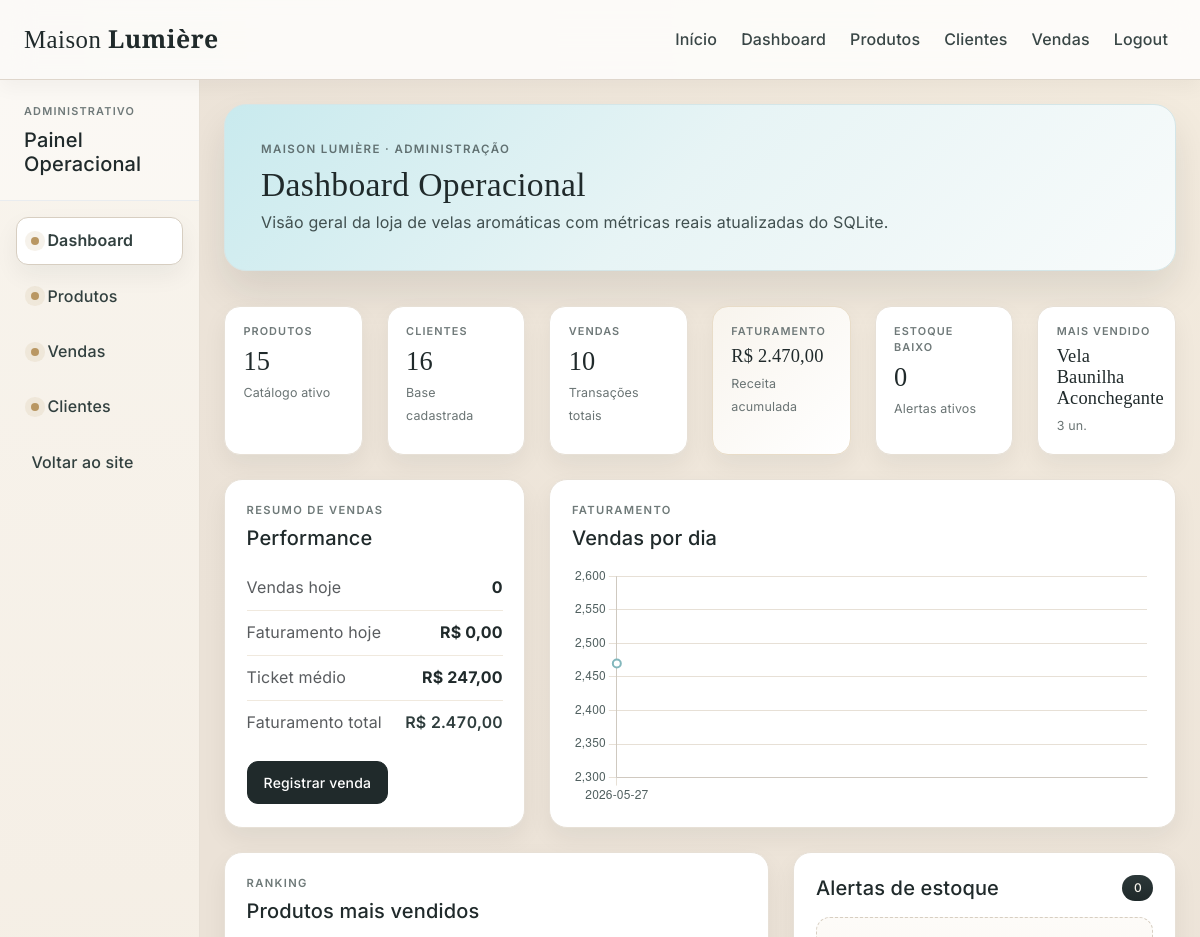
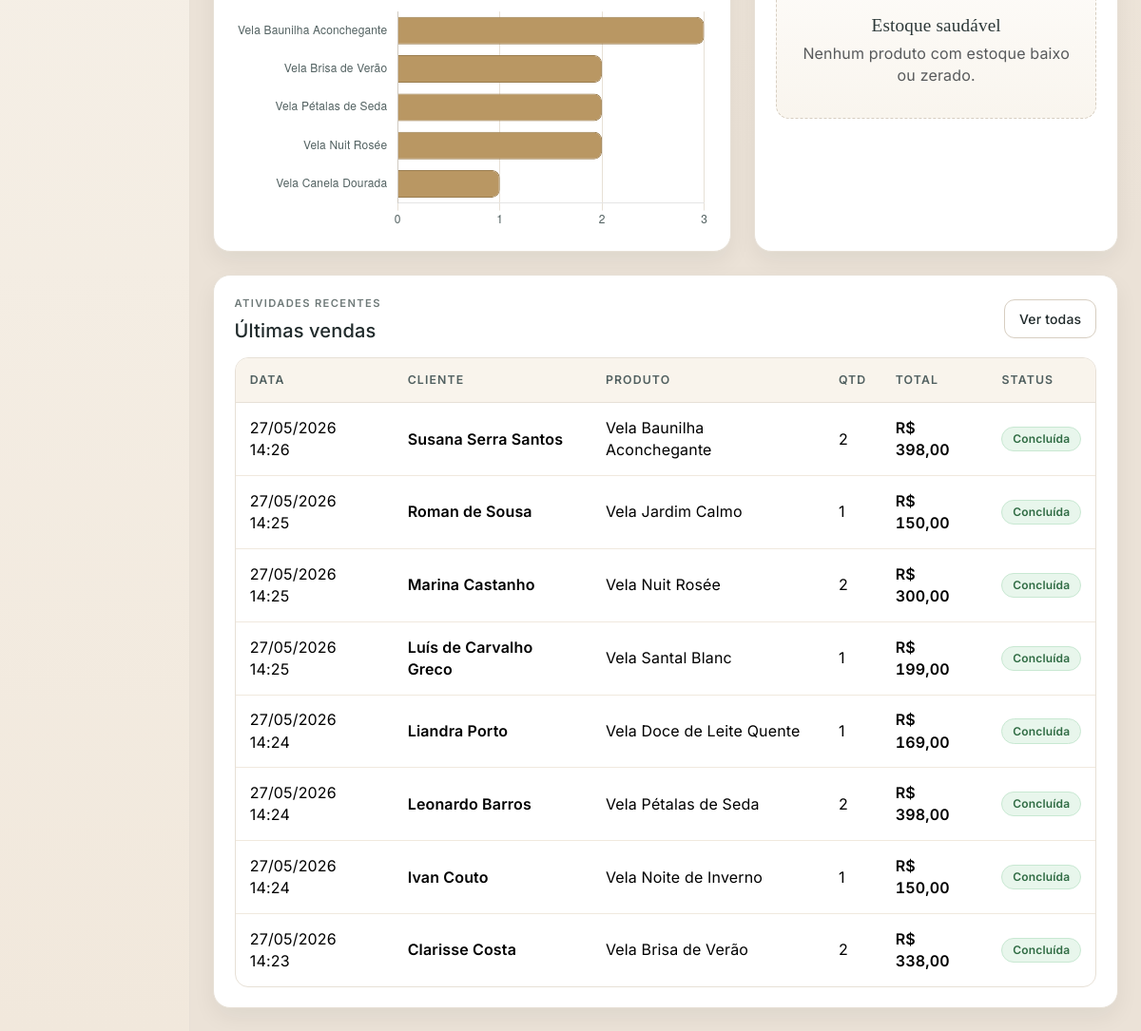
/dashboard (signed in), run on the app's committed database (2 pictures, top to bottom).
### tables this page shows
CREATE TABLE produto (
  id INTEGER PRIMARY KEY AUTOINCREMENT,
  nome TEXT,
  aroma TEXT,
  preco REAL,
  estoque INTEGER,
  descricao TEXT
);

CREATE TABLE vendas (
            id INTEGER PRIMARY KEY AUTOINCREMENT,
            cliente_id INTEGER NOT NULL,
            produto_id INTEGER NOT NULL,
            quantidade INTEGER NOT NULL,
            valor_total REAL NOT NULL,
            data_venda TEXT NOT NULL DEFAULT (datetime('now', 'localtime')),
            FOREIGN KEY (cliente_id) REFERENCES cliente(id),
            FOREIGN KEY (produto_id) REFERENCES produto(id)
        );

CREATE TABLE "cliente" (
	"id"	INTEGER,
	"nome"	TEXT,
	"email"	TEXT,
	"senha"	TEXT,
	"telefone"	TEXT,
	"cidade"	TEXT,
	PRIMARY KEY("id" AUTOINCREMENT)
);

### app.py (the view)
@app.route('/dashboard')
@login_required
def dashboard():
    dados = obter_dados_dashboard()
    return render_template("dashboard.html", **dados)

### app.py (called while the page is built)
def conectar():
    conn = sqlite3.connect("loja_velas.db")
    conn.row_factory = sqlite3.Row
    return conn

@login_manager.user_loader
def carregar_usuario(user_id):
    conn = conectar()
    cursor = conn.cursor()
    cursor.execute("SELECT id, nome, email FROM usuario WHERE id = ?", (user_id,))
    registro = cursor.fetchone()
    conn.close()
    if registro:
        return Usuario(registro["id"], registro["nome"], registro["email"])
    return None

def formatar_preco(valor):
    try:
        numero = float(str(valor).replace(",", "."))
    except (TypeError, ValueError):
        return str(valor)
    texto = f"{numero:,.2f}".replace(",", "X").replace(".", ",").replace("X", ".")
    return f"R$ {texto}"

def formatar_data_venda(valor):
    if not valor:
        return "-"
    for fmt in ("%Y-%m-%d %H:%M:%S", "%Y-%m-%d %H:%M"):
        try:
            return datetime.strptime(valor, fmt).strftime("%d/%m/%Y %H:%M")
        except ValueError:
            continue
    return str(valor)

### templates/dashboard.html (shortened to what this page needs)
{% extends 'layout/base.html' %}
{% block hero %}
<div class="hero-card">
  <p class="hero-kicker mb-2">Maison Lumière · Administração</p>
  <h1 class="hero-title mb-2">Dashboard Operacional</h1>
  <p class="hero-subtitle mb-0">Visão geral da loja de velas aromáticas com métricas reais atualizadas do SQLite.</p>
</div>
{% endblock %}
{% block content %}
<div class="row g-3 g-xl-4 mb-4">
  <div class="col-6 col-lg-4 col-xl-2">
    <article class="metric-card">
      <p class="metric-label">Produtos</p>
      <h3 class="metric-value">{{ total_produtos }}</h3>
      <span class="metric-foot">Catálogo ativo</span>
    </article>
  </div>
  <div class="col-6 col-lg-4 col-xl-2">
    <article class="metric-card">
      <p class="metric-label">Clientes</p>
      <h3 class="metric-value">{{ total_clientes }}</h3>
      <span class="metric-foot">Base cadastrada</span>
    </article>
  </div>
  <div class="col-6 col-lg-4 col-xl-2">
    <article class="metric-card">
      <p class="metric-label">Vendas</p>
      <h3 class="metric-value">{{ total_vendas }}</h3>
      <span class="metric-foot">Transações totais</span>
    </article>
  </div>
  <div class="col-6 col-lg-4 col-xl-2">
    <article class="metric-card metric-card-accent">
      <p class="metric-label">Faturamento</p>
      <h3 class="metric-value metric-value-sm">{{ faturamento_formatado }}</h3>
      <span class="metric-foot">Receita acumulada</span>
    </article>
  </div>
  <div class="col-6 col-lg-6 col-xl-2">
    <article class="metric-card">
      <p class="metric-label">Estoque baixo</p>
      <h3 class="metric-value">{{ alertas_estoque|length }}</h3>
      <span class="metric-foot">Alertas ativos</span>
    </article>
  </div>
  <div class="col-6 col-lg-6 col-xl-2">
    <article class="metric-card">
      <p class="metric-label">Mais vendido</p>
      {% if produto_mais_vendido %}
      <h3 class="metric-value metric-value-sm">{{ produto_mais_vendido.nome }}</h3>
      <span class="metric-foot">{{ produto_mais_vendido.quantidade }} un.</span>
      {% else %}
      <h3 class="metric-value">—</h3>
      <span class="metric-foot">Sem vendas ainda</span>
      {% endif %}
    </article>
  </div>
</div>
<div class="row g-4 mb-4">
  <div class="col-12 col-lg-4">
    <article class="surface-card h-100">
      <p class="card-kicker mb-2">Resumo de vendas</p>
      <h2 class="h5 mb-3">Performance</h2>
      <div class="resumo-item">
        <span class="text-muted">Vendas hoje</span>
        <strong>{{ resumo_vendas.hoje_quantidade }}</strong>
      </div>
      <div class="resumo-item">
        <span class="text-muted">Faturamento hoje</span>
        <strong>{{ resumo_vendas.hoje_total_formatado }}</strong>
      </div>
      <div class="resumo-item">
        <span class="text-muted">Ticket médio</span>
        <strong>{{ resumo_vendas.ticket_medio_formatado }}</strong>
      </div>
      <div class="resumo-item mb-0">
        <span class="text-muted">Faturamento total</span>
        <strong class="preco-cell">{{ faturamento_formatado }}</strong>
      </div>
      <a href="/vendas" class="btn btn-maison btn-sm mt-3">Registrar venda</a>
    </article>
  </div>
  <div class="col-12 col-lg-8">
    <article class="surface-card h-100">
      <p class="card-kicker mb-2">Faturamento</p>
      <h2 class="h5 mb-3">Vendas por dia</h2>
      {% if vendas_por_dia.labels %}
      <div class="dashboard-chart-wrap">
        <canvas id="chartVendasDia" height="120"></canvas>
      </div>
      {% else %}
      <div class="empty-state mb-0">
        <p class="empty-state-title mb-1">Sem dados de faturamento</p>
        <p class="text-muted mb-0">Registre vendas para visualizar o gráfico.</p>
      </div>
      {% endif %}
    </article>
  </div>
</div>
<div class="row g-4 mb-4">
  <div class="col-12 col-lg-7">
    <article class="surface-card h-100">
      <p class="card-kicker mb-2">Ranking</p>
      <h2 class="h5 mb-3">Produtos mais vendidos</h2>
      {% if top_produtos.labels %}
      <div class="dashboard-chart-wrap">
        <canvas id="chartTopProdutos" height="140"></canvas>
      </div>
      {% else %}
      <div class="empty-state mb-0">
        <p class="empty-state-title mb-1">Sem ranking disponível</p>
        <p class="text-muted mb-0">O gráfico aparece após as primeiras vendas.</p>
      </div>
      {% endif %}
    </article>
  </div>
  <div class="col-12 col-lg-5">
    <article class="surface-card h-100">
      <div class="d-flex justify-content-between align-items-center mb-3">
        <h2 class="h5 mb-0">Alertas de estoque</h2>
        <span class="badge maison-badge">{{ alertas_estoque|length }}</span>
      </div>
      {% if alertas_estoque %}
      <ul class="alertas-lista list-unstyled mb-0">
        {% for item in alertas_estoque %}
        <li class="alerta-item">
          <div>
            <p class="mb-0 fw-semibold">{{ item.nome }}</p>
            <small class="text-muted">{{ item.aroma }} · {{ item.estoque }} un.</small>
          </div>
          <span class="badge {{ item.status_classe }}">{{ item.status_rotulo }}</span>
        </li>
        {% endfor %}
      </ul>
      <a href="/produtos" class="btn btn-maison-ghost btn-sm mt-3">Gerenciar produtos</a>
      {% else %}
      <div class="empty-state mb-0">
        <p class="empty-state-title mb-1">Estoque saudável</p>
        <p class="text-muted mb-0">Nenhum produto com estoque baixo ou zerado.</p>
      </div>
      {% endif %}
    </article>
  </div>
</div>
<div class="row g-4">
  <div class="col-12">
    <article class="surface-card">
      <div class="d-flex flex-column flex-md-row justify-content-between align-items-md-center gap-3 mb-3">
        <div>
          <p class="card-kicker mb-2">Atividades recentes</p>
          <h2 class="h5 mb-0">Últimas vendas</h2>
        </div>
        <a href="/vendas" class="btn btn-maison-ghost btn-sm">Ver todas</a>
      </div>
      {% if vendas_recentes %}
      <div class="table-responsive maison-table-wrap">
        <table class="table maison-table align-middle mb-0">
          <thead>
            <tr>
              <th>Data</th>
              <th>Cliente</th>
              <th>Produto</th>
              <th>Qtd</th>
              <th>Total</th>
              <th>Status</th>
            </tr>
          </thead>
          <tbody>
            {% for v in vendas_recentes %}
            <tr>
              <td>{{ v.data_formatada }}</td>
              <td class="fw-semibold">{{ v.cliente_nome }}</td>
              <td>{{ v.produto_nome }}</td>
              <td>{{ v.quantidade }}</td>
              <td class="preco-cell">{{ v.valor_total_formatado }}</td>
              <td><span class="badge badge-venda-ok">Concluída</span></td>
            </tr>
            {% endfor %}
          </tbody>
        </table>
      </div>
      {% else %}
      <div class="empty-state">
        <p class="empty-state-title mb-1">Nenhuma atividade recente</p>
        <p class="text-muted mb-0">As vendas registradas aparecerão aqui automaticamente.</p>
      </div>
      {% endif %}
    </article>
  </div>
</div>
{% endblock %}
{% block scripts %}
<script>
  (function () {
    var cores = {
      linha: '#83b7bc',
      linhaFill: 'rgba(131, 183, 188, 0.18)',
      barra: '#b99763',
      barraBorda: '#9a7d4f',
      texto: '#516060',
      grade: '#e7e0d6'
    };
    var labelsDia = {{ vendas_por_dia.labels|tojson }};
    var valoresDia = {{ vendas_por_dia.valores|tojson }};
    if (labelsDia.length && document.getElementById('chartVendasDia')) {
      new Chart(document.getElementById('chartVendasDia'), {
        type: 'line',
        data: {
          labels: labelsDia,
          datasets: [{
            label: 'Faturamento (R$)',
            data: valoresDia,
            borderColor: cores.linha,
            backgroundColor: cores.linhaFill,
            fill: true,
            tension: 0.35,
            pointRadius: 4,
            pointBackgroundColor: '#fff',
            pointBorderColor: cores.linha,
            pointBorderWidth: 2
          }]
        },
        options: {
          responsive: true,
          maintainAspectRatio: false,
          plugins: { legend: { display: false } },
          scales: {
            x: { ticks: { color: cores.texto }, grid: { color: cores.grade } },
            y: { ticks: { color: cores.texto }, grid: { color: cores.grade } }
          }
        }
      });
    }
    var labelsTop = {{ top_produtos.labels|tojson }};
    var qtdTop = {{ top_produtos.quantidades|tojson }};
    if (labelsTop.length && document.getElementById('chartTopProdutos')) {
      new Chart(document.getElementById('chartTopProdutos'), {
        type: 'bar',
        data: {
          labels: labelsTop,
          datasets: [{
            label: 'Unidades vendidas',
            data: qtdTop,
            backgroundColor: cores.barra,
            borderColor: cores.barraBorda,
            borderWidth: 1,
            borderRadius: 8
          }]
        },
        options: {
          responsive: true,
          maintainAspectRatio: false,
          indexAxis: 'y',
          plugins: { legend: { display: false } },
          scales: {
            x: { ticks: { color: cores.texto, stepSize: 1 }, grid: { color: cores.grade } },
            y: { ticks: { color: cores.texto }, grid: { display: false } }
          }
        }
      });
    }
  })();
</script>
{% endblock %}

### static/css/main.css (style rules this page uses)
:root { --maison-bg: #ebe2d7; --maison-surface: #f7f4ef; --maison-card: #ffffff; --maison-primary: #202a2b; --maison-secondary: #6a7474; --maison-accent: #b99763; --maison-accent-soft: #f4ebdc; --maison-border: #e7e0d6; --maison-border-strong: #d7cec1; --maison-shadow-sm: 0 10px 24px rgba(23, 31, 32, 0.06); --maison-shadow-md: 0 20px 38px rgba(23, 31, 32, 0.1); }
* { box-sizing: border-box; }
body.maison-body { font-family: "Inter", Arial, sans-serif; background: radial-gradient(circle at top right, #f4ecdf 0%, var(--maison-bg) 50%); color: var(--maison-primary); line-height: 1.45; letter-spacing: 0.01em; }
.hero-card { background: linear-gradient(135deg, #c9eaee 0%, #e7f4f5 48%, #f8fbfb 100%); border: 1px solid #d4e6e8; border-radius: 22px; padding: 2.25rem; box-shadow: var(--maison-shadow-md); }
.hero-kicker { text-transform: uppercase; letter-spacing: 0.12em; font-size: 0.72rem; font-weight: 600; color: #617172; }
.hero-title { font-family: "Playfair Display", Georgia, serif; font-size: clamp(1.95rem, 2.8vw, 3.2rem); line-height: 1.12; letter-spacing: 0.01em; }
.hero-subtitle { color: #415050; max-width: 64ch; }
.surface-card { background: var(--maison-card); border: 1px solid var(--maison-border); border-radius: 18px; padding: 1.35rem; box-shadow: var(--maison-shadow-sm); transition: transform 0.22s ease, box-shadow 0.22s ease, border-color 0.22s ease; }
.card-kicker { text-transform: uppercase; font-size: 0.7rem; letter-spacing: 0.12em; color: #6f7a79; font-weight: 600; }
.btn-maison { background: var(--maison-primary); color: #fff; border: 1px solid var(--maison-primary); border-radius: 11px; padding: 0.63rem 1rem; font-weight: 500; transition: all 0.22s ease; }
.maison-badge { background: linear-gradient(180deg, #2c3839 0%, #1f292a 100%); color: #f6f3ec; font-weight: 500; border-radius: 999px; padding: 0.45rem 0.72rem; letter-spacing: 0.01em; }
.btn-maison-ghost { background: #fff; color: var(--maison-primary); border: 1px solid var(--maison-border-strong); border-radius: 11px; padding: 0.58rem 0.95rem; font-weight: 500; text-decoration: none; transition: all 0.22s ease; }
.preco-cell { font-variant-numeric: tabular-nums; font-weight: 600; color: #2f3d3d; }
.badge-venda-ok { background: #e8f6ec; color: #2f6b43; border: 1px solid #c8e8d2; font-weight: 600; border-radius: 999px; padding: 0.38rem 0.68rem; }
.maison-table-wrap { border: 1px solid var(--maison-border); border-radius: 14px; overflow-x: auto; overflow-y: hidden; -webkit-overflow-scrolling: touch; background: #fff; max-width: 100%; }
.maison-table { --bs-table-bg: transparent; --bs-table-hover-bg: rgba(248, 242, 232, 0.56); margin: 0; min-width: 720px; width: 100%; }
.maison-table thead th { background: #f9f4ec; color: #516060; font-size: 0.77rem; font-weight: 600; text-transform: uppercase; letter-spacing: 0.09em; border-bottom: 1px solid var(--maison-border); padding: 0.9rem 0.95rem; }
.maison-table tbody td { border-bottom: 1px solid #f0e9de; padding: 0.92rem 0.95rem; vertical-align: middle; }
.maison-table tbody tr:last-child td { border-bottom: 0; }
.empty-state { border: 1px dashed var(--maison-border-strong); border-radius: 14px; background: linear-gradient(180deg, #fdfbf8 0%, #f9f5ee 100%); padding: 2rem 1.2rem; text-align: center; }
.empty-state-title { font-family: "Playfair Display", Georgia, serif; color: #2d3939; font-size: 1.2rem; }
.metric-card { background: var(--maison-card); border: 1px solid var(--maison-border); border-radius: 16px; padding: 1.1rem 1.15rem; height: 100%; box-shadow: var(--maison-shadow-sm); transition: transform 0.22s ease, box-shadow 0.22s ease, border-color 0.22s ease; }
.metric-card-accent { background: linear-gradient(135deg, #f8f4ed 0%, #fff 100%); border-color: #e8dcc8; }
.metric-label { text-transform: uppercase; letter-spacing: 0.1em; font-size: 0.68rem; font-weight: 600; color: #6f7979; margin-bottom: 0.35rem; }
.metric-value { font-family: "Playfair Display", Georgia, serif; font-size: 1.65rem; line-height: 1.15; margin-bottom: 0.25rem; color: var(--maison-primary); }
.metric-value-sm { font-size: 1.15rem; }
.metric-foot { font-size: 0.78rem; color: var(--maison-secondary); }
.resumo-item { display: flex; justify-content: space-between; align-items: center; padding: 0.65rem 0; border-bottom: 1px solid #f0e9de; }
.resumo-item:last-of-type { border-bottom: 0; }
.dashboard-chart-wrap { position: relative; min-height: 220px; height: 240px; }

### data on the page
produto: nome "Vela Baunilha Aconchegante"
vendas: data_formatada "27/05/2026 14:26", cliente_nome "Susana Serra Santos", produto_nome "Vela Baunilha Aconchegante", quantidade "2", valor_total_formatado "R$ 398,00"
vendas: data_formatada "27/05/2026 14:25", cliente_nome "Roman de Sousa", produto_nome "Vela Jardim Calmo", quantidade "1", valor_total_formatado "R$ 150,00"
vendas: data_formatada "27/05/2026 14:25", cliente_nome "Marina Castanho", produto_nome "Vela Nuit Rosée", quantidade "2", valor_total_formatado "R$ 300,00"
vendas: data_formatada "27/05/2026 14:25", cliente_nome "Luís de Carvalho Greco", produto_nome "Vela Santal Blanc", quantidade "1", valor_total_formatado "R$ 199,00"
vendas: data_formatada "27/05/2026 14:24", cliente_nome "Liandra Porto", produto_nome "Vela Doce de Leite Quente", quantidade "1", valor_total_formatado "R$ 169,00"
vendas: data_formatada "27/05/2026 14:24", cliente_nome "Leonardo Barros", produto_nome "Vela Pétalas de Seda", quantidade "2", valor_total_formatado "R$ 398,00"
vendas: data_formatada "27/05/2026 14:24", cliente_nome "Ivan Couto", produto_nome "Vela Noite de Inverno", quantidade "1", valor_total_formatado "R$ 150,00"
vendas: data_formatada "27/05/2026 14:23", cliente_nome "Clarisse Costa", produto_nome "Vela Brisa de Verão", quantidade "2", valor_total_formatado "R$ 338,00"

### other printed values
{{ total_produtos }} "15"
{{ total_clientes }} "16"
{{ total_vendas }} "10"
{{ faturamento_formatado }} "R$ 2.470,00"
{{ alertas_estoque|length }} "0"
{{ produto_mais_vendido.quantidade }} "3"
{{ resumo_vendas.hoje_quantidade }} "0"
{{ resumo_vendas.hoje_total_formatado }} "R$ 0,00"
{{ resumo_vendas.ticket_medio_formatado }} "R$ 247,00"
chart data {{ vendas_por_dia.labels|tojson }} ["2026-05-27"]
chart data {{ vendas_por_dia.valores|tojson }} [2470.0]
chart data {{ top_produtos.quantidades|tojson }} [3, 2, 2, 2, 1]
